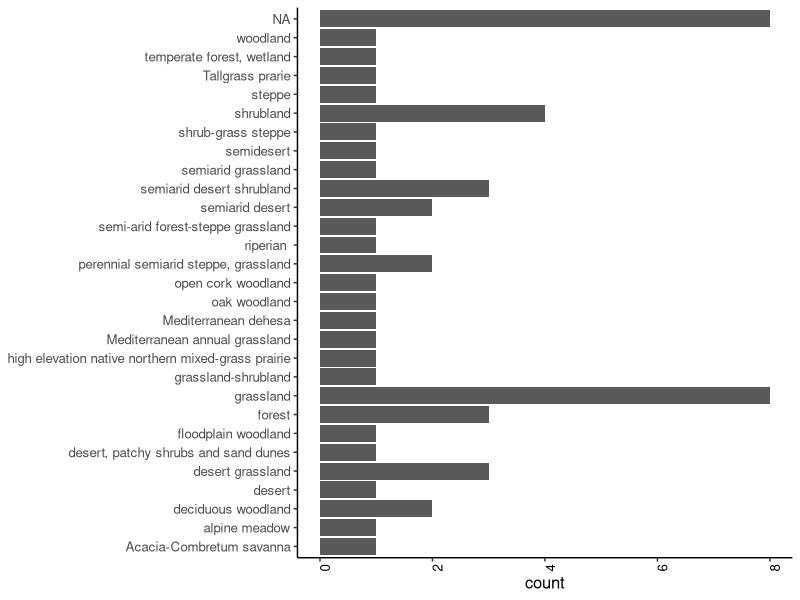
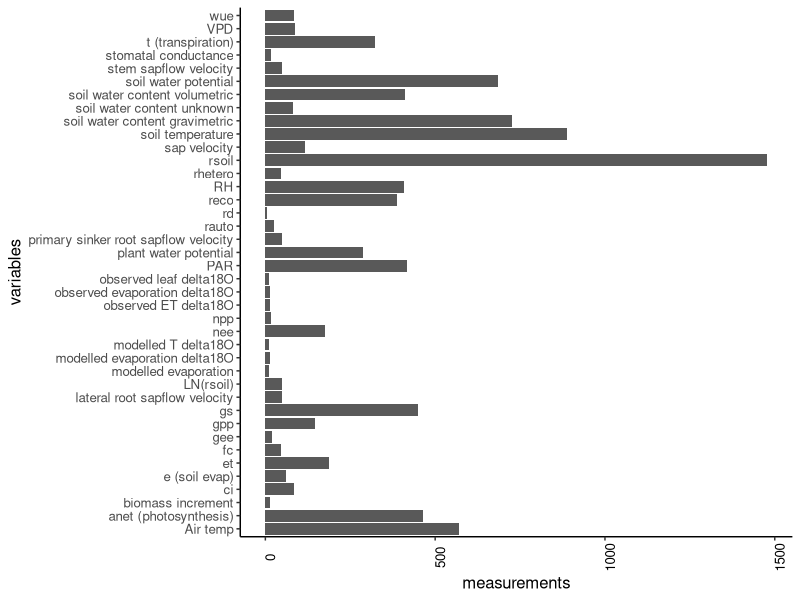
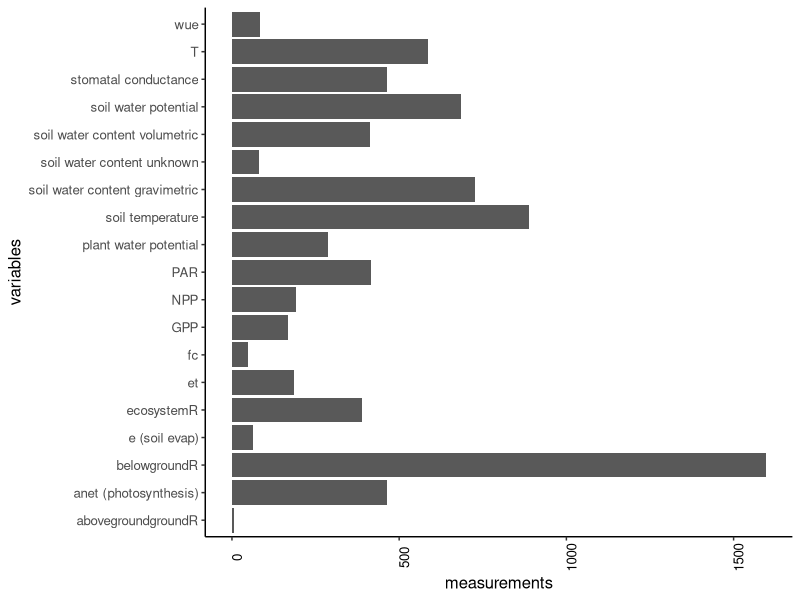

The R script that drew these images, in order:
### This script will input the combined pulse meta-analysis extraction csv files
### create figures that summarize the collection
### and select variables for prelim analysis


library(tidyverse)
library(ggplot2)
library(gridExtra)
library(cowplot)
library(lubridate)


# Import data
dataIN_study = read.csv("./data_raw/Combined_study-source_info.csv", header = TRUE, skip = 1)
dataIN_pulse = read.csv("./data_raw/Combined_pulse-plot_info.csv", header = TRUE, skip = 1)
dataIN_record = read.csv("./data_raw/Combined_record_info.csv", header = TRUE, skip = 1)


# Make paper column for counting
d_study <- dataIN_study %>% 
  mutate(paper = substr(Study.ID, 1L, 3L), # extract first character
         Vegetation.type = ifelse(Vegetation.type == "", 
                                  NA, 
                                  Vegetation.type)) # Categorize blanks as NA

total_papers <- unique(d_study$paper)
length(total_papers)

### Make vegetation count graph

d_veg_count <- d_study %>%
  count(Vegetation.type)

# The parentheses here just automatically call the plot
  # similar to just typing p_veg after
(p_veg <- ggplot(d_veg_count) +
  geom_bar(aes(x=n, y=Vegetation.type), position="dodge", stat = "identity") +
  labs(title = NULL, y = NULL, x = "count") +
  theme(legend.position = "right",
        legend.title = element_blank(),
        legend.text=element_text(size=9),
        text = element_text(size=12),
        panel.background = element_rect(fill="white"),
        axis.line = element_line(color = "black"),
        axis.text.x = element_text(colour="black", angle = 90),
        plot.title = element_text(hjust = 0.5)))

if(!file.exists("plots")) { dir.create("plots")} # create plots folder if it doesn't exist
path_out = "./plots/" # set save path

ggsave2("p_veg.png", plot = p_veg, path = path_out) # save veg type count plot

### Count natural and experimental pulses
length(which(is.na(dataIN_pulse$Pulse.ID))) # 5 NAs
length(which(!is.na(dataIN_pulse$Pulse.ID))) # 693 pulse IDs

d_pulse_nat <- dataIN_pulse$Pulse.type[which(dataIN_pulse$Pulse.type == "Natural")] #161
d_pulse_exp <- dataIN_pulse$Pulse.type[which(dataIN_pulse$Pulse.type == "Experimental/applied")] #504
# 522 total, some were not filled out


### Make variable count graph
d_var_count <- dataIN_record %>%
  count(Variable)

(p_var <- ggplot(d_var_count) +
    geom_bar(aes(x=n, y=Variable), position="dodge", stat = "identity") +
    labs(title = NULL, y = "variables", x = "measurements") +
    theme(legend.position = "right",
          legend.title = element_blank(),
          legend.text=element_text(size=9),
          text = element_text(size=12),
          panel.background = element_rect(fill="white"),
          axis.line = element_line(color = "black"),
          axis.text.x = element_text(colour="black", angle = 90),
          plot.title = element_text(hjust = 0.5)))

ggsave2("p_var.png", plot = p_var, path = path_out)


### Here I made a map of the lat and long points, but some of the points don't seem real/ need to be checked

#library(sf)

#locations <- d_study %>%
#  select(lat = Latitude, long = Longitude)

# remove 30, 39, 40 because they don't seem real
#locations <- locations[-c(30,39,40),]
#locations <-  locations[complete.cases(locations [,1:2]),]

#my_sf <- st_as_sf(locations, coords = c('long', 'lat'))

#my_sf <- st_set_crs(my_sf, crs = 4326)
                  
#Plot it:
                  
#ggplot(my_sf) + 
#  geom_sf()

#plot(locations$long, locations$lat)


### Combine variable names that are the same, 
### drop variable names we don't need yet for the prelim analysis 
### (see 11/3 /21 meeting notes)

# Drop rows with variables we don't care about right now
# Combine variable names in a new row
# If the newVariable column has NAs, fill in with Variable column
d_record <- dataIN_record %>%
  filter(!Variable %in% c("RH", "VPD", "Air temp", "observed leaf delta18O", "observed evaporation delta18O", "observed ET delta18O",
                          "modelled T delta18O", "modelled evaporation delta18O", "observed leaf delta18O", "Euclidean distance from orgin",
                          "Euclidean distance", "Cumulative euclidean distance", "biomass increment", "ci", "modelled evaporation")) %>%
  mutate(newVariable = case_when(Variable %in% c("rsoil", "rhetero", "rauto", "LN(rsoil)") ~ "belowgroundR",
                                 Variable %in% c("rd") ~ "abovegroundgroundR",
                                 Variable %in% c("reco") ~ "ecosystemR",
                                 Variable %in% c("npp", "nee") ~ "NPP",
                                 Variable %in% c("gpp", "gee") ~ "GPP",
                                 Variable %in% c("gs", "stomatal conductance") ~ "stomatal conductance",
                                 Variable %in% c("VWC", "soil water content") ~ "soil water content",
                                 Variable %in% c("stem sapflow velocity", "sap velocity", "root sap velocity" , 
                                                 "lateral root sapflow velocity", "primary sinker root sapflow velocity", "t (transpiration)") ~ "T"),
         newVariable = ifelse(is.na(newVariable), Variable, newVariable))
        
  # should we also combine anet and PAR?

(var_names <- unique(d_record$newVariable)) # check the new variable names

### Make a new variable count plot
d_var_count <- d_record %>%
  count(newVariable)


(p_var_filtered <- ggplot(d_var_count) +
    geom_bar(aes(x=n, y=newVariable), position="dodge", stat = "identity") +
    labs(title = NULL, y = "variables", x = "measurements") +
    theme(legend.position = "right",
          legend.title = element_blank(),
          legend.text=element_text(size=9),
          text = element_text(size=12),
          panel.background = element_rect(fill="white"),
          axis.line = element_line(color = "black"),
          axis.text.x = element_text(colour="black", angle = 90),
          plot.title = element_text(hjust = 0.5)))

ggsave2("p_var_filtered.png", plot = p_var_filtered, path = path_out)

# Save the filtered variables
# Create folder for cleaned data if it does not already exist
if(!file.exists("data_clean")) { dir.create("data_clean")} 

write.csv(d_record, file = "data_clean/Clean_record_info.csv",
          row.names = FALSE)
